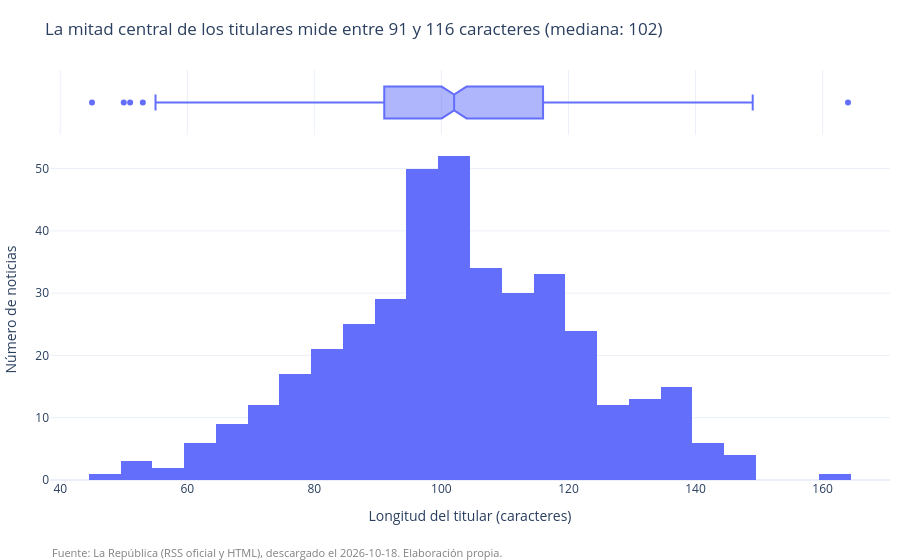

Notebook code for this chart:
### Markdown cell above
**Hallazgo: la antigüedad no es pareja entre categorías.** Política es coyuntura pura (solo 5 notas tienen más de 6 meses), mientras que **60 de las 99 notas de Ciencia y tecnología tienen más de 6 meses**: son notas «atemporales» (tutoriales, reseñas de celulares, curiosidades científicas) que el diario sigue enlazando desde sus páginas. Es un sesgo a vigilar en la Parte 2: el modelo podría asociar «tecnología» con un *estilo* de nota de servicio («¿Cómo…?») más que con el tema.

### Code cell
df["largo_titular"] = df["titular"].str.len()
q1, mediana, q3 = df["largo_titular"].quantile([0.25, 0.5, 0.75]).round().astype(int)

fig = px.histogram(df, x="largo_titular", nbins=30, marginal="box",
                   title=f"La mitad central de los titulares mide entre {q1} y {q3} caracteres (mediana: {mediana})",
                   labels={"largo_titular": "Longitud del titular (caracteres)", "count": "Noticias"})
fig.update_yaxes(title_text="Número de noticias", row=1, col=1)
pie_de_fuente(fig).show()
df.groupby("etiqueta")["largo_titular"].describe().round(1)

### Figure 1 — Plotly figure (JSON) as saved in the notebook; plotly's stock layout.template omitted (floating-point values rounded to 4 significant figures; data arrays with more than 128 entries replaced by an {"elided": "..."} marker saying what was removed)
{"data": [{"bingroup": "x", "hovertemplate": "Longitud del titular (caracteres)=%{x}<br>count=%{y}<extra></extra>", "legendgroup": "", "marker": {"color": "#636efa", "pattern": {"shape": ""}}, "name": "", "nbinsx": 30, "orientation": "v", "showlegend": false, "type": "histogram", "x": {"elided": "399 int values"}, "xaxis": "x", "yaxis": "y"}, {"hovertemplate": "Longitud del titular (caracteres)=%{x}<extra></extra>", "legendgroup": "", "marker": {"color": "#636efa"}, "name": "", "notched": true, "showlegend": false, "type": "box", "x": {"elided": "399 int values"}, "xaxis": "x2", "yaxis": "y2"}], "layout": {"annotations": [{"font": {"color": "gray", "size": 11}, "showarrow": false, "text": "Fuente: La República (RSS oficial y HTML), descargado el 2026-10-18. Elaboración propia.", "x": 0, "xref": "paper", "y": -0.2, "yref": "paper"}], "barmode": "relative", "legend": {"tracegroupgap": 0}, "margin": {"b": 80, "l": 10, "r": 10, "t": 70}, "title": {"font": {"size": 17}, "text": "La mitad central de los titulares mide entre 91 y 116 caracteres (mediana: 102)"}, "xaxis": {"anchor": "y", "domain": [0.0, 1.0], "title": {"text": "Longitud del titular (caracteres)"}}, "xaxis2": {"anchor": "y2", "domain": [0.0, 1.0], "matches": "x", "showgrid": true, "showticklabels": false}, "yaxis": {"anchor": "x", "domain": [0.0, 0.8316], "title": {"text": "Número de noticias"}}, "yaxis2": {"anchor": "x2", "domain": [0.8416, 1.0], "matches": "y2", "showgrid": false, "showline": false, "showticklabels": false, "ticks": ""}}}
